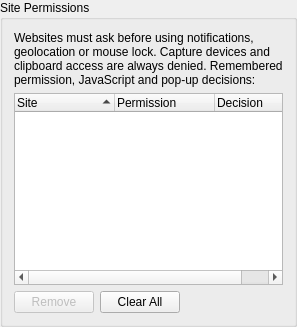
        <widget class="QGroupBox" name="permissionsGroupBox">
         <property name="title">
          <string>Site Permissions</string>
         </property>
         <layout class="QVBoxLayout">
          <item>
           <widget class="QLabel" name="permissionsHintLabel">
            <property name="text">
             <string>Websites must ask before using notifications, geolocation or mouse lock. Capture devices and clipboard access are always denied. Remembered permission, JavaScript and pop-up decisions:</string>
            </property>
            <property name="wordWrap">
             <bool>true</bool>
            </property>
           </widget>
          </item>
          <item>
           <widget class="QTreeWidget" name="permissionsTree">
            <property name="accessibleName">
             <string>Site permissions</string>
            </property>
            <property name="rootIsDecorated">
             <bool>false</bool>
            </property>
            <property name="uniformRowHeights">
             <bool>true</bool>
            </property>
            <property name="sortingEnabled">
             <bool>true</bool>
            </property>
            <column>
             <property name="text">
              <string>Site</string>
             </property>
            </column>
            <column>
             <property name="text">
              <string>Permission</string>
             </property>
            </column>
            <column>
             <property name="text">
              <string>Decision</string>
             </property>
            </column>
           </widget>
          </item>
          <item>
           <layout class="QHBoxLayout">
            <item>
             <widget class="QPushButton" name="permissionRemoveButton">
              <property name="sizePolicy">
               <sizepolicy hsizetype="Maximum" vsizetype="Fixed">
                <horstretch>0</horstretch>
                <verstretch>0</verstretch>
               </sizepolicy>
              </property>
              <property name="enabled">
               <bool>false</bool>
              </property>
              <property name="text">
               <string>Remove</string>
              </property>
             </widget>
            </item>
            <item>
             <widget class="QPushButton" name="permissionClearAllButton">
              <property name="sizePolicy">
               <sizepolicy hsizetype="Maximum" vsizetype="Fixed">
                <horstretch>0</horstretch>
                <verstretch>0</verstretch>
               </sizepolicy>
              </property>
              <property name="text">
               <string>Clear All</string>
              </property>
             </widget>
            </item>
            <item>
             <spacer name="permissionsButtonSpacer">
              <property name="orientation">
               <enum>Qt::Horizontal</enum>
              </property>
              <property name="sizeHint" stdset="0">
               <size>
                <width>40</width>
                <height>20</height>
               </size>
              </property>
             </spacer>
            </item>
           </layout>
          </item>
         </layout>
        </widget>
